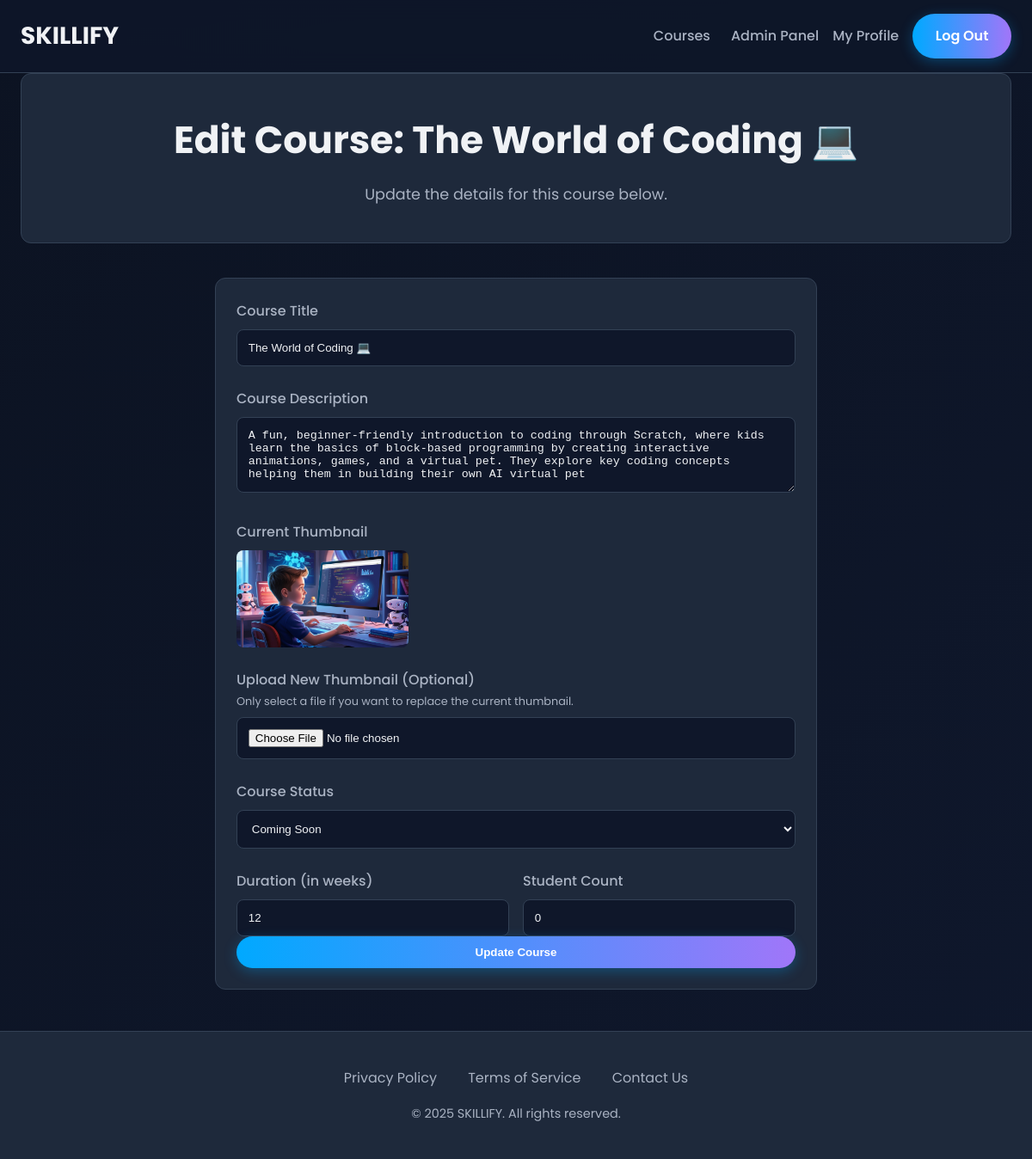
Screenshot of /admin/edit_course/5 (signed in) with the database file from the repository.
### tables this page shows
CREATE TABLE courses (
    id INTEGER PRIMARY KEY AUTOINCREMENT,
    title TEXT NOT NULL,
    description TEXT NOT NULL,
    thumbnail_url TEXT,
    status TEXT NOT NULL DEFAULT 'active' -- 'active' or 'coming_soon'
, duration_weeks INTEGER DEFAULT 0, student_count INTEGER DEFAULT 0);

### app.py (the view, shortened to what this page needs)
@app.route('/admin/edit_course/<int:course_id>', methods=['GET', 'POST'])
@admin_required
def admin_edit_course(course_id):
    db = get_db(); course = db.execute('SELECT * FROM courses WHERE id = ?', (course_id,)).fetchone()
    if not course: flash('Course not found.', 'error'); return redirect(url_for('admin_manage_courses'))
    return render_template('edit_course.html', course=course)

### app.py (called while the page is built)
def get_db():
    db = getattr(g, '_database', None)
    if db is None:
        db = g._database = sqlite3.connect(DATABASE)
        db.row_factory = sqlite3.Row
    return db

@app.teardown_appcontext
def close_connection(exception):
    db = getattr(g, '_database', None)
    if db is not None:
        db.close()

@app.context_processor
def inject_current_year():
    return {'current_year': datetime.date.today().year}

@app.before_request
def before_request():
    g.user = None
    if 'user_id' in session:
        user = get_db().execute('SELECT * FROM users WHERE id = ?', (session['user_id'],)).fetchone()
        g.user = user

def admin_required(f):
    @wraps(f)
    def decorated_function(*args, **kwargs):
        if not session.get('is_admin'):
            flash('You must be an admin to view this page.', 'error')
            return redirect(url_for('login'))
        return f(*args, **kwargs)
    return decorated_function

### templates/edit_course.html (shortened to what this page needs)
{% extends 'layout.html' %}
{% block content %}
<div class="container">
    <div class="page-header">
        <h1>Edit Course: {{ course.title }}</h1>
        <p>Update the details for this course below.</p>
    </div>
    <form method="POST" enctype="multipart/form-data" class="card" style="max-width: 700px; margin: 2rem auto;">
        <div class="card-content">
            <div class="form-group" style="margin-bottom: 1.5rem;">
                <label for="title">Course Title</label>
                <input type="text" id="title" name="title" value="{{ course.title }}" required>
            </div>
            <div class="form-group" style="margin-bottom: 1.5rem;">
                <label for="description">Course Description</label>
                <textarea id="description" name="description" rows="4" required>{{ course.description }}</textarea>
            </div>
            <div class="form-group" style="margin-bottom: 1.5rem;">
                <label>Current Thumbnail</label>
                <div>
                    {% if course.thumbnail_url %}
                        <img src="{{ url_for('static', filename=course.thumbnail_url) }}" alt="Current Thumbnail" style="width: 200px; height: auto; border-radius: 8px;">
                    {% else %}
                        <p style="color: var(--text-muted);">No thumbnail set.</p>
                    {% endif %}
                </div>
                <label for="thumbnail" style="margin-top: 1rem;">Upload New Thumbnail (Optional)</label>
                <p style="font-size: 0.8rem; color: var(--text-muted); margin-top: -0.5rem; margin-bottom: 0.5rem;">Only select a file if you want to replace the current thumbnail.</p>
                <input type="file" id="thumbnail" name="thumbnail" accept="image/png, image/jpeg, image/gif">
            </div>
            <div class="form-group" style="margin-bottom: 1.5rem;">
                <label for="status">Course Status</label>
                <select id="status" name="status">
                    <option value="coming_soon" {% if course.status == 'coming_soon' %}selected{% endif %}>Coming Soon</option>
                </select>
            </div>
            <div style="display: flex; gap: 1rem;">
                <div class="form-group" style="flex: 1;">
                    <label for="duration_weeks">Duration (in weeks)</label>
                    <input type="number" id="duration_weeks" name="duration_weeks" value="{{ course.duration_weeks or 0 }}" min="0">
                </div>
                <div class="form-group" style="flex: 1;">
                    <label for="student_count">Student Count</label>
                    <input type="number" id="student_count" name="student_count" value="{{ course.student_count or 0 }}" min="0">
                </div>
            </div>
            <button type="submit" class="cta-button" style="width: 100%; border: none;">Update Course</button>
        </div>
    </form>
</div>
{% endblock %}

### static/css/style.css (style rules this page uses)
:root { --gradient-start: #23153C; --gradient-mid: #121C36; --gradient-end: #0c1322; --accent-blue: #00A9FF; --accent-purple: #A076F9; --glow-color: rgba(0, 169, 255, 0.5); --dark-bg: #0F172A; --dark-card: #1E293B; --text-light: #F0F2F5; --text-muted: #AAB3C3; --border-color: #334155; --font-family: 'Poppins', sans-serif; --success: #10B981; --error: #F43F5E; --info: #0EA5E9; }
* { box-sizing: border-box; margin: 0; padding: 0; }
body { font-family: var(--font-family); color: var(--text-light); line-height: 1.7; font-size: 16px; background: linear-gradient(-45deg, var(--gradient-start), var(--gradient-mid), var(--gradient-end)); background-size: 400% 400%; animation: gradientBG 15s ease infinite; }
.container { max-width: 1200px; margin: 0 auto; padding: 0 1.5rem; }
.cta-button, .cta-button-secondary { padding: 0.7rem 1.6rem; border-radius: 50px; font-weight: 600; text-decoration: none; transition: all 0.4s ease; display: inline-block; border: 1px solid transparent; position: relative; overflow: hidden; }
.cta-button { background-image: linear-gradient(to right, var(--accent-blue) 0%, var(--accent-purple) 50%, var(--accent-blue) 100%); background-size: 200% auto; color: white; box-shadow: 0 4px 15px 0 rgba(0, 169, 255, 0.3); }
.form-group label { display: block; margin-bottom: 0.5rem; color: var(--text-muted); font-weight: 500; }
.form-group input, .form-group textarea, .form-group select { width: 100%; padding: 0.8rem; background-color: var(--dark-bg); border: 1px solid var(--border-color); border-radius: 8px; color: var(--text-light); }
.card { background: var(--dark-card); border: 1px solid var(--border-color); border-radius: 12px; overflow: hidden; transition: transform 0.3s ease, box-shadow 0.3s ease; display: flex; flex-direction: column; }
.card-content { padding: 1.5rem; flex-grow: 1; display: flex; flex-direction: column; }
.card-content p { color: var(--text-muted); font-size: 0.95rem; flex-grow: 1; margin-bottom: 1.25rem; }
.card .cta-button, .card .status-badge { text-align: center; }
.page-header { text-align: center; padding: 2.5rem 1.5rem; background-color: var(--dark-card); border-radius: 12px; margin-bottom: 2.5rem; border: 1px solid var(--border-color); }
.page-header h1 { font-size: 2.75rem; color: var(--text-light); }
.page-header p { font-size: 1.1rem; color: var(--text-muted); max-width: 800px; margin: 0.75rem auto 0; }
.form-group label, .video-input-group > label { display: block; margin-bottom: 0.5rem; color: var(--text-muted); font-weight: 500; }

### templates/edit_course.html (style rules this page uses)
.form-group label { display: block; margin-bottom: 0.5rem; color: var(--text-muted); font-weight: 500; }
.form-group input, .form-group textarea, .form-group select { width: 100%; padding: 0.8rem; background-color: var(--dark-bg); border: 1px solid var(--border-color); border-radius: 8px; color: var(--text-light); }

### rows the page displays
courses: title "The World of Coding 💻", description "A fun, beginner-friendly introduction to coding through Scratch, where kids learn the basics of block-based programming by creating interactive animations, games, and a virtual pet. They explore key coding concepts helping them in building their own AI virtual pet", thumbnail_url (picture), status "Coming Soon", duration_weeks "12", student_count "0"
